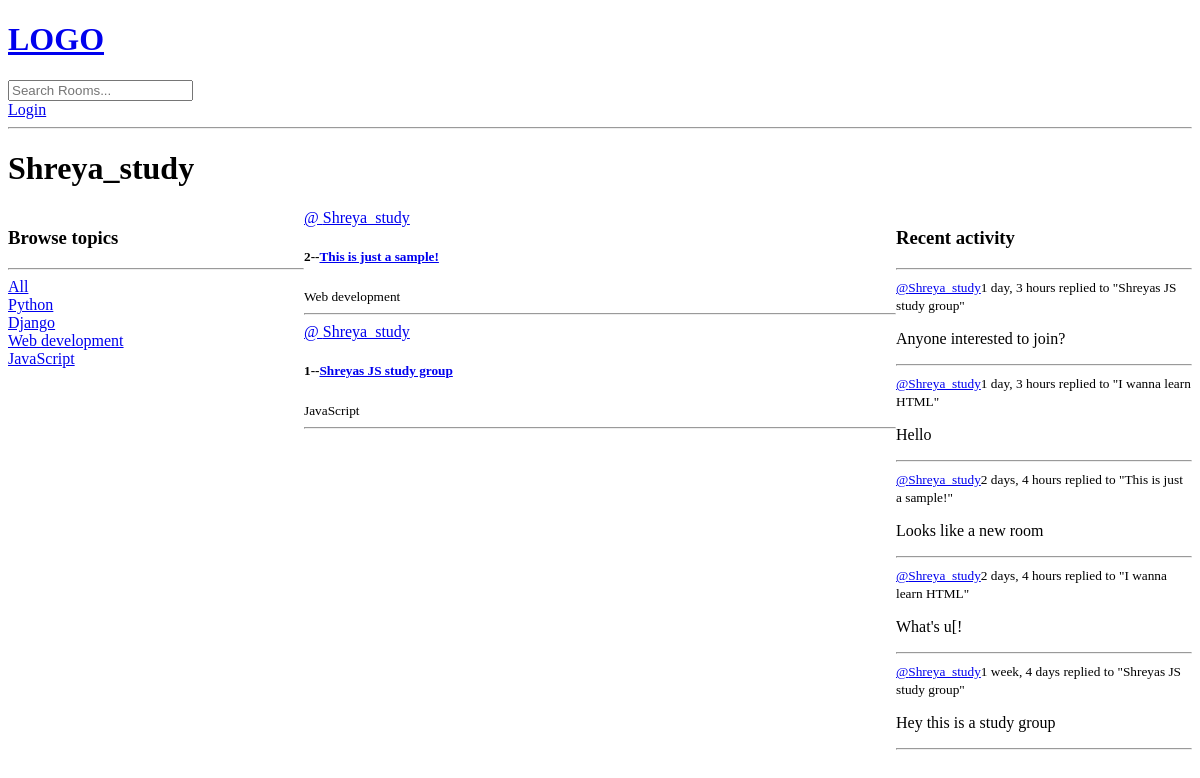
The app's page /profile/1/, older data.
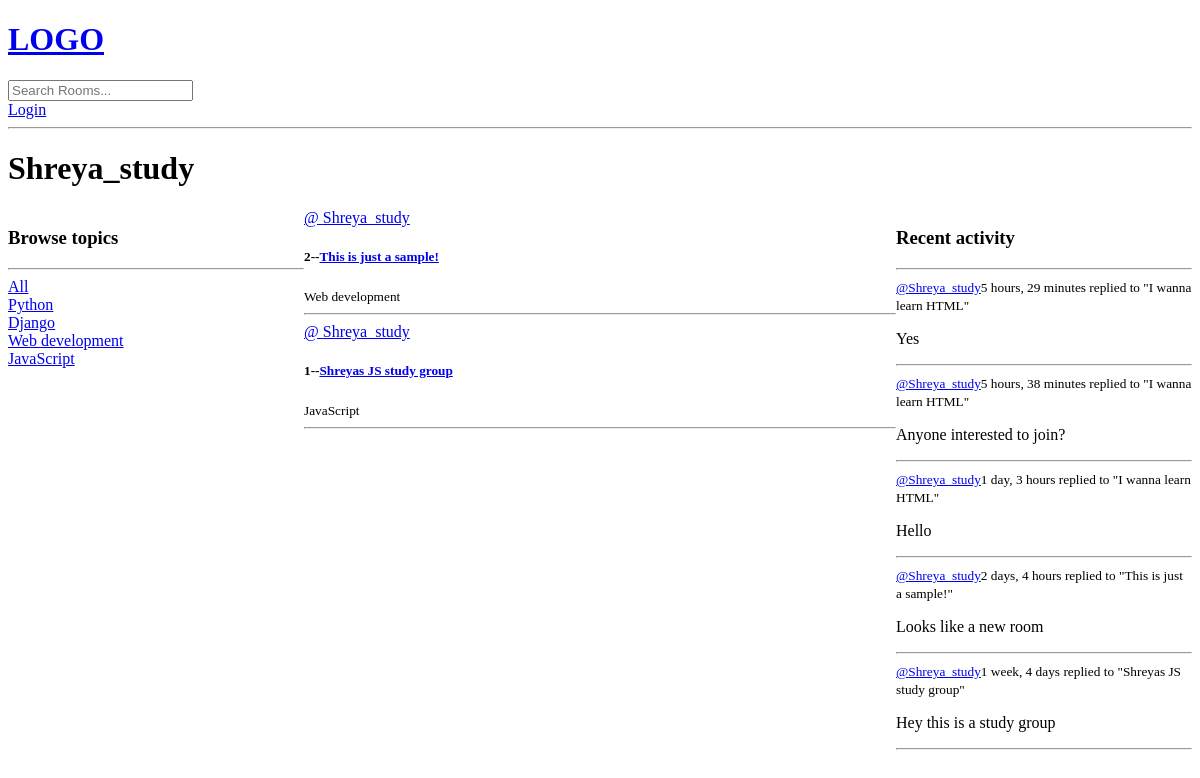
The same page, newer data.
### base/models.py (models this page shows, shortened)
class Topic(models.Model):
    name=models.CharField(max_length=200)

class Room(models.Model):
    host=models.ForeignKey(User, on_delete=models.SET_NULL,null=True)
    topic=models.ForeignKey(Topic, on_delete=models.SET_NULL,null=True)
    name = models.CharField(max_length=200)
    description = models.TextField(null=True, blank=True)
    participants=models.ManyToManyField(User,related_name='participans', blank=True)
    updated = models.DateTimeField(auto_now = True)
    created = models.DateTimeField(auto_now_add = True)
    class Meta:
        ordering =['-updated', '-created']
    def __str__(self):
        return self.name

class Message(models.Model):
    user=models.ForeignKey(User,on_delete=models.CASCADE)
    room=models.ForeignKey(Room, on_delete=models.CASCADE)
    body=models.TextField()
    updated = models.DateTimeField(auto_now = True)
    created = models.DateTimeField(auto_now_add = True)
    class Meta:
        ordering =['-updated', '-created']
    def __str__(self):
        return self.body[0:50]

### base/views.py (the view)
# urls.py: path('profile/<str:pk>/',views.userProfile, name='user-profile'),
def userProfile(request,pk):
    user=User.objects.get(id=pk)
    rooms=user.room_set.all()
    room_messages=user.message_set.all()
    topics=Topic.objects.all()
    context={'user':user,'rooms':rooms,'room_messages':room_messages,'topics':topics}
    return render(request, 'base/profile.html', context)

### base/templates/base/profile.html (shortened to what this page needs)
{% extends 'main.html' %}
{% block content %}
<h1>{{user.username}}</h1>
<div class=" profile-container">
    <div>
        {% include 'base/topics_component.html' %}
    </div>
    <div>
        {% include 'base/feed_component.html' %}
    </div>
    <div>
        {% include 'base/activity_component.html' %}
    </div>
</div>
{% endblock %}

### templates/main.html (shortened to what this page needs)
<!DOCTYPE html>
<html>
<head>
</head>
<body>
    {% include 'navbar.html' %}
    {% block content %}
    {% endblock %}
</body>
</html>

### templates/navbar.html
<a href="/">
    <h1>LOGO</h1>
</a>
<form method="GET" action="{% url 'home' %}">
    <input type="text" name="q" placeholder="Search Rooms..."/>
</form>
{% if request.user.is_authenticated %}
<p>Hello {{request.user}}</p>
<a href = "{% url 'logout' %}"> Log out</a>
{% else %}
<a href = "{% url 'login' %}"> Login</a>
{% endif %}
<hr>

### base/templates/base/topics_component.html
<h3>Browse topics</h3>
        <hr>
        <div>
            <a href="{% url 'home' %}">All</a>
        </div>
        {% for topic in topics %}
        <div>
            <a href="{% url 'home' %}?q={{topic.name}}">{{topic.name}}</a>
        </div>
        {% endfor %}

### base/templates/base/feed_component.html (shortened to what this page needs)
<div>
    {% for room in rooms %}
    <div>
        <a href="{% url 'user-profile' room.host.id %}"> @ {{room.host.username}}</a>
        <h5> {{room.id}}--<a href = "{% url 'room' room.id %}">{{room.name}}</a></h5>
        <small>{{room.topic.name}}</small>
        <hr>
    </div>
    {% endfor %}
</div>

### base/templates/base/activity_component.html (shortened to what this page needs)
<h3> Recent activity </h3>
        <hr>
        {% for message in room_messages %}
            <div>
                <small><a href = "{% url 'user-profile' message.user.id %}">@{{message.user}}</a>{{message.created|timesince}} </small>
                <small>replied to "{{message.room}}"</small>
                <p>{{message}}</p>
                <hr>
            </div>
        {% endfor %}

### base/templates/base/profile.html (style rules this page uses)
.profile-container { display : grid; grid-template-columns: 1fr 2fr 1fr; }

Row changes from the older to the newer data that the page shows:
removed Message: user "Shreya_study", created "1 day, 3 hours", room "Shreyas JS study group", body "Anyone interested to join?"
removed Message: user "Shreya_study", created "2 days, 4 hours", room "I wanna learn HTML", body "What's u[!"
added Message: user "Shreya_study", created "5 hours, 29 minutes", room "I wanna learn HTML", body "Yes"
added Message: user "Shreya_study", created "5 hours, 38 minutes", room "I wanna learn HTML", body "Anyone interested to join?"
